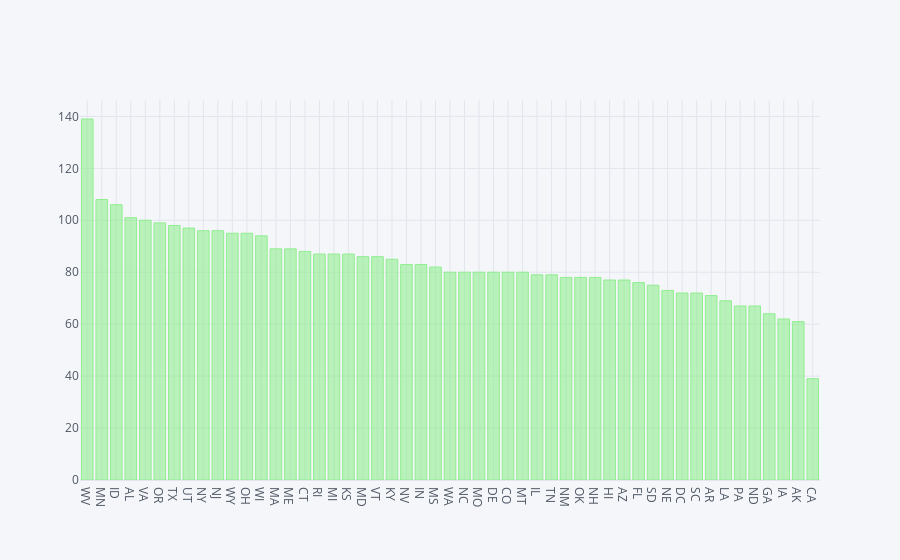

Source (notebook cell):
### Code cell
#Estados com o maior numero de clientes
X_train.state.value_counts().iplot(kind='bar', color='lightgreen')

### Figure 1 — Plotly figure (JSON) as saved in the notebook; plotly's stock layout.template omitted (floating-point values rounded to 4 significant figures)
{"data": [{"marker": {"color": "rgba(144, 238, 144, 0.6)", "line": {"color": "rgba(144, 238, 144, 1.0)", "width": 1}}, "name": "state", "orientation": "v", "text": "", "type": "bar", "x": ["WV", "MN", "ID", "AL", "VA", "OR", "TX", "UT", "NY", "NJ", "WY", "OH", "WI", "MA", "ME", "CT", "RI", "MI", "KS", "MD", "VT", "KY", "NV", "IN", "MS", "WA", "NC", "MO", "DE", "CO", "MT", "IL", "TN", "NM", "OK", "NH", "HI", "AZ", "FL", "SD", "NE", "DC", "SC", "AR", "LA", "PA", "ND", "GA", "IA", "AK", "CA"], "y": [139, 108, 106, 101, 100, 99, 98, 97, 96, 96, 95, 95, 94, 89, 89, 88, 87, 87, 87, 86, 86, 85, 83, 83, 82, 80, 80, 80, 80, 80, 80, 79, 79, 78, 78, 78, 77, 77, 76, 75, 73, 72, 72, 71, 69, 67, 67, 64, 62, 61, 39]}], "layout": {"legend": {"bgcolor": "#F5F6F9", "font": {"color": "#4D5663"}}, "paper_bgcolor": "#F5F6F9", "plot_bgcolor": "#F5F6F9", "title": {"font": {"color": "#4D5663"}}, "xaxis": {"gridcolor": "#E1E5ED", "showgrid": true, "tickfont": {"color": "#4D5663"}, "title": {"font": {"color": "#4D5663"}, "text": ""}, "zerolinecolor": "#E1E5ED"}, "yaxis": {"gridcolor": "#E1E5ED", "showgrid": true, "tickfont": {"color": "#4D5663"}, "title": {"font": {"color": "#4D5663"}, "text": ""}, "zerolinecolor": "#E1E5ED"}}}
